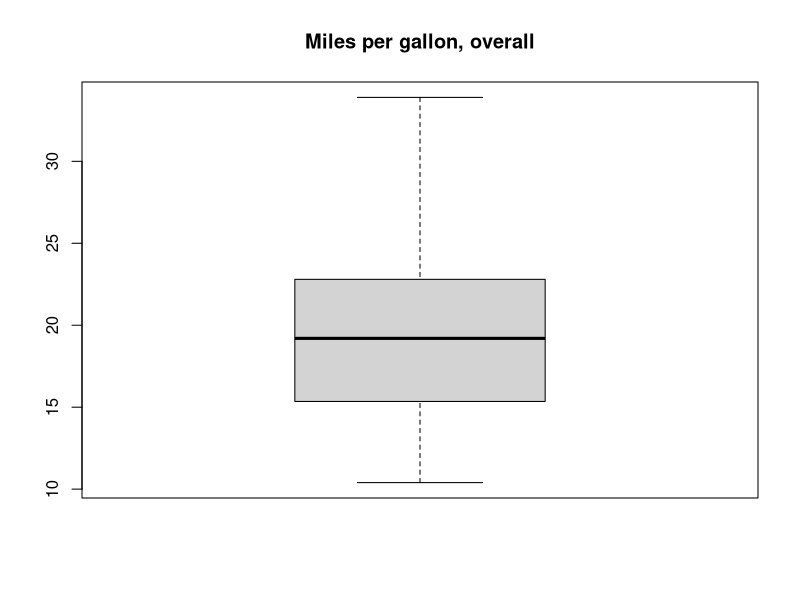
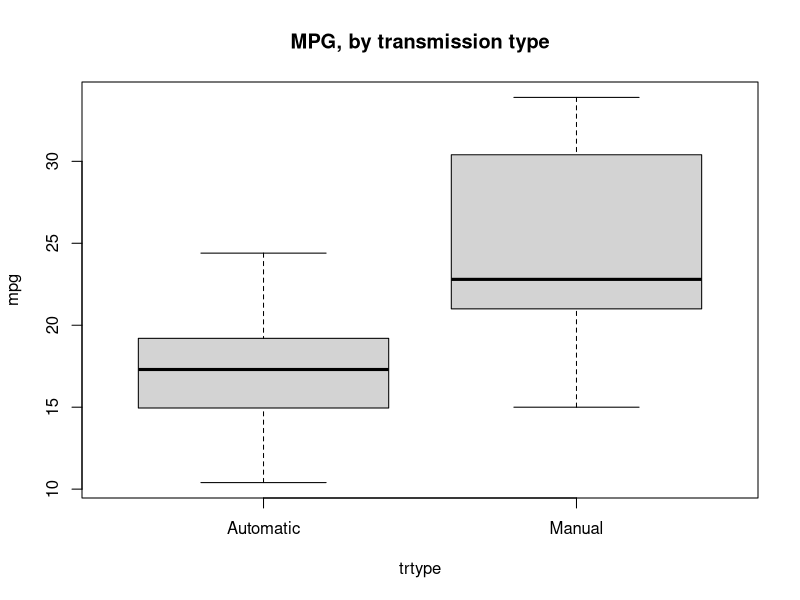
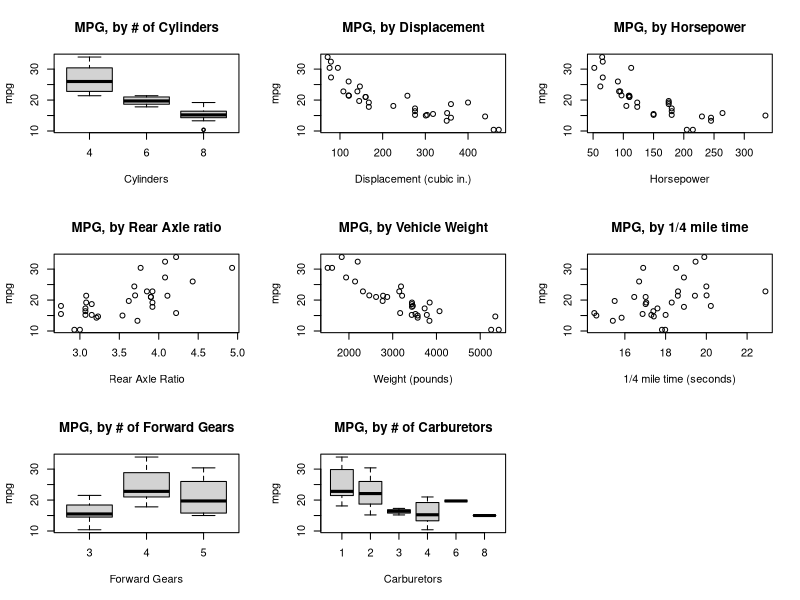

These figures' R source, in order: (Note: this script raises an error after producing the figures.)
## ---- chunk 1
options(dplyr.max_print = 10)
options(dplyr.min_print =  5)
## ---- chunk 2
library(dplyr)
library(ggplot2)
library(stringr)
library(xtable)
library(GGally)
## ---- chunk 3
## load and inspect the data 
data(mtcars)
str(mtcars)
glimpse(mtcars)
## ---- chunk 4
with(mtcars, boxplot(mpg, main = "Miles per gallon, overall"))
## ---- chunk 5
mtcars <- mtcars %>%
    mutate(trtype = factor(am, labels = c("Automatic", "Manual"))) %>%
    select(-am)
           
tab <- xtable(table(mtcars$trtype))
tab
## ---- chunk 6
boxplot(mpg ~ trtype, main = "MPG, by transmission type", data = mtcars)
## ---- chunk 7
res <- t.test(mpg ~ trtype, var.equal=FALSE, data = mtcars)
## ---- chunk 8
par(mfrow = c(3,3))
boxplot(mpg ~ cyl, main = "MPG, by # of Cylinders", data = mtcars, xlab = "Cylinders")
with(mtcars, plot(disp, mpg, main = "MPG, by Displacement", xlab = "Displacement (cubic in.)"))
with(mtcars, plot(hp, mpg, main = "MPG, by Horsepower", xlab = "Horsepower"))
with(mtcars, plot(drat, mpg, main = "MPG, by Rear Axle ratio", xlab = "Rear Axle Ratio"))
with(mtcars, plot(wt*1000, mpg, main = "MPG, by Vehicle Weight", xlab = "Weight (pounds)"))
with(mtcars, plot(qsec, mpg, main = "MPG, by 1/4 mile time", xlab = "1/4 mile time (seconds)"))
boxplot(mpg ~ gear, main = "MPG, by # of Forward Gears", data = mtcars, xlab = "Forward Gears")
boxplot(mpg ~ carb, main = "MPG, by # of Carburetors", data = mtcars, xlab = "Carburetors")
par(mfrow = c(1,1))
## ---- chunk 9
p <- ggpairs(mtcars, columns = 2:11, lower = list(continuous = "smooth"), params = c(method = "loess"))
p
## ---- chunk 10
mtcars <- mtcars %>%
    select(-hp, -cyl)   ### removing horsepower and number of cylinders per the above

fit <- lm(mpg ~ I(1 * (trtype == 'Manual')) + disp + drat + wt + qsec + vs + gear + carb, data = mtcars)
summary(fit)
